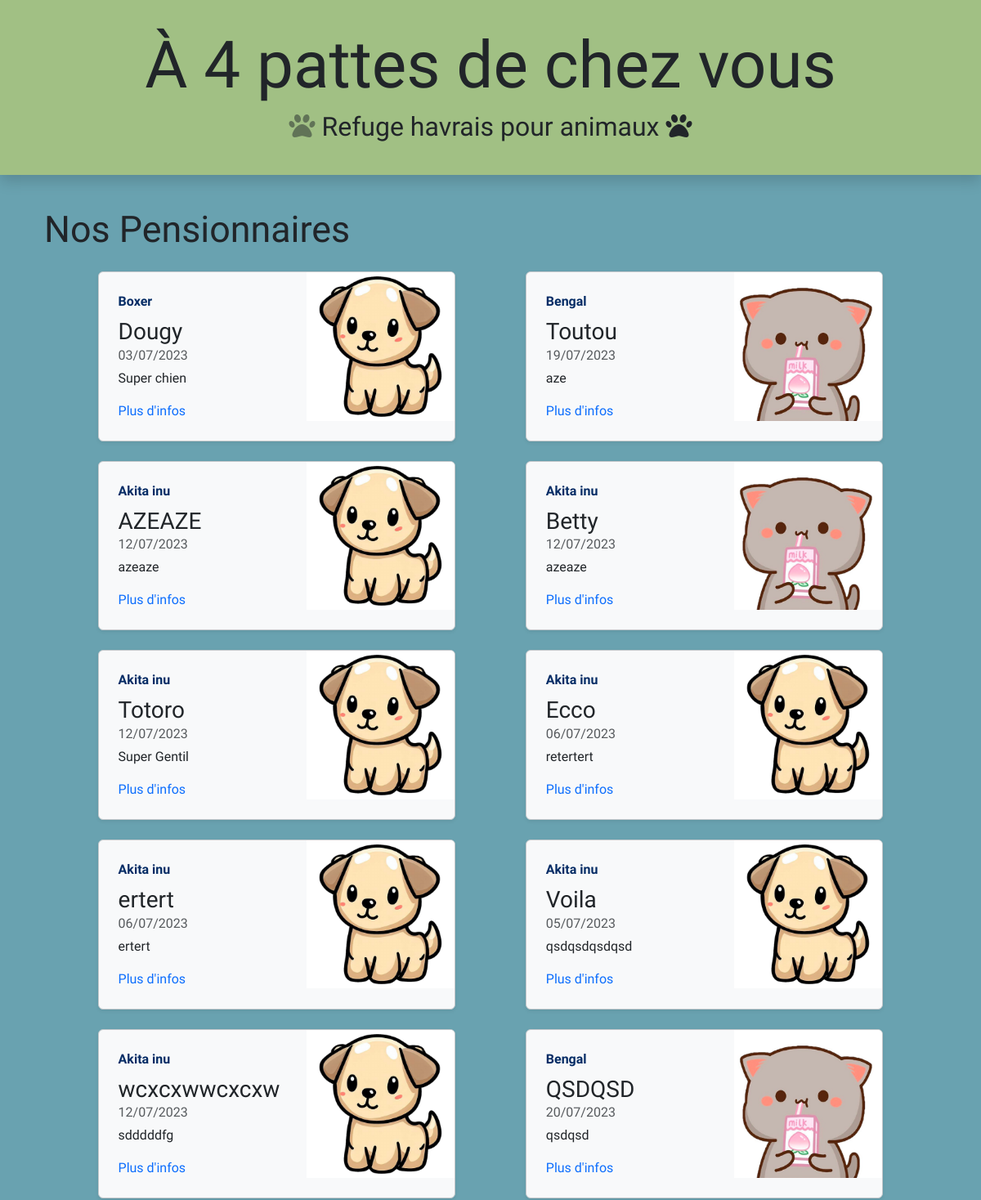
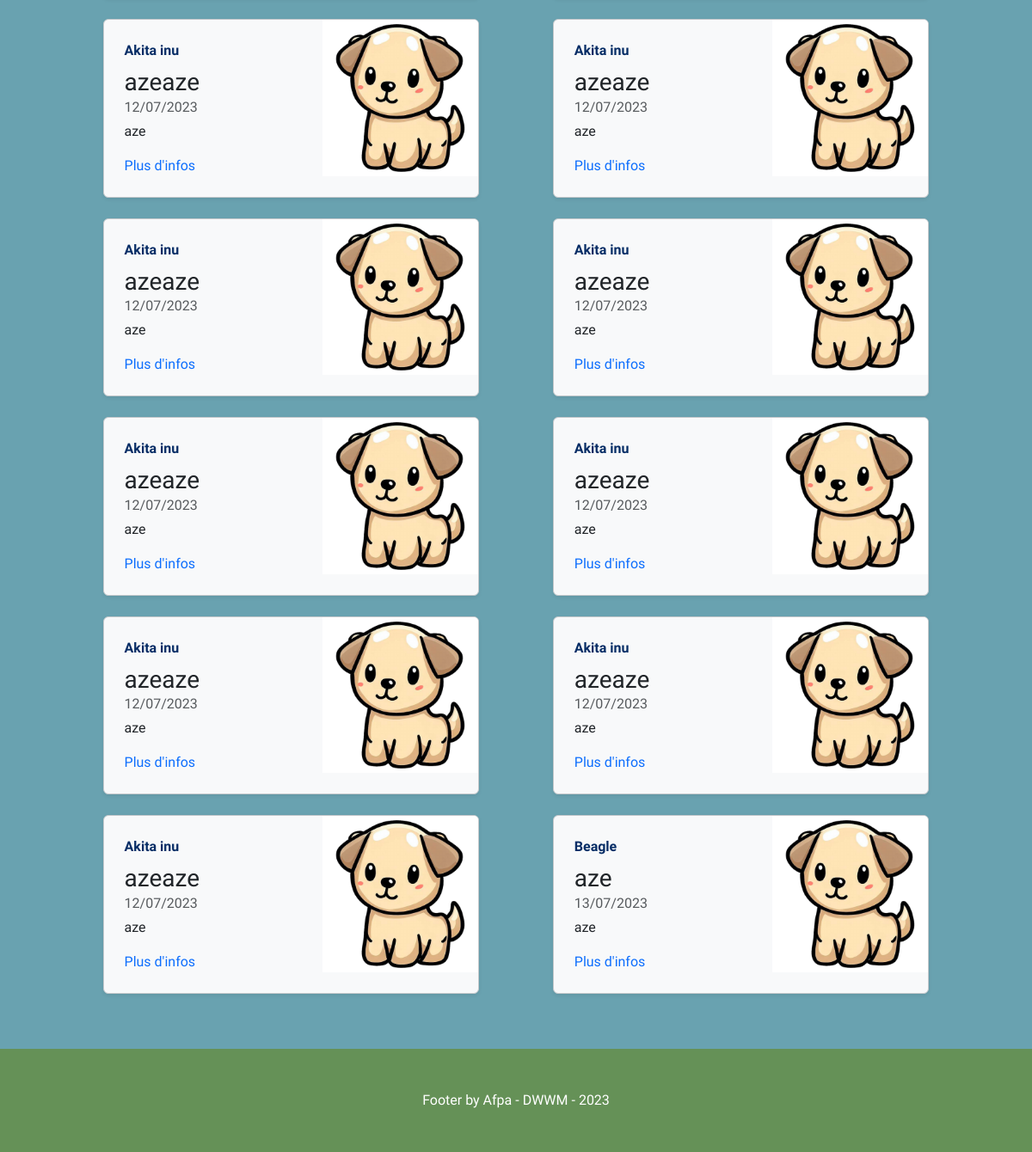
/controllers/controller-home.php, run on the app's committed database (2 pictures, top to bottom).
### tables this page shows
CREATE TABLE `animals` (
  `ani_id` int(11) NOT NULL,
  `ani_name` varchar(50) NOT NULL,
  `ani_sex` varchar(1) NOT NULL,
  `ani_reserved` tinyint(1) NOT NULL DEFAULT '0',
  `ani_birthdate` date DEFAULT NULL,
  `ani_adoptiondate` date DEFAULT NULL,
  `ani_arrivaldate` date NOT NULL,
  `ani_microchipped` tinyint(1) NOT NULL,
  `ani_tattooed` tinyint(1) NOT NULL,
  `ani_vaccinated` tinyint(1) NOT NULL,
  `ani_description` text NOT NULL,
  `ani_picture` text NOT NULL,
  `col_id` int(11) NOT NULL,
  `spe_id` int(11) NOT NULL,
  `bre_id` int(11) NOT NULL,
  `ani_weight` int(5) NOT NULL
);

CREATE TABLE `breeds` (
  `bre_id` int(11) NOT NULL,
  `bre_name` varchar(30) NOT NULL,
  `spe_id` int(11) NOT NULL
);

### controllers/controller-home.php (called while the page is built, shortened)
<?php
require_once '../models/Animals.php';
require_once '../views/view-home.php';

### models/Animals.php (called while the page is built, shortened)
<?php
class Animals
{
    public static function getAllAnimals(): array
    {
        try {
            $pdo = Database::createInstancePDO();
            $sql = 'SELECT `ani_id`, `ani_sex`, `ani_reserved`, `ani_name`, DATE_FORMAT(`ani_birthdate`, "%d/%m/%Y") AS "birthdate", DATE_FORMAT(`ani_arrivaldate`, "%d/%m/%Y") AS `arrivaldate`, `ani_description`, `ani_picture`, `ani_weight`, `col_name`, `bre_name`, `spe_name` FROM `animals`
            NATURAL JOIN `colors`
            NATURAL JOIN `breeds`
            NATURAL JOIN `species`
            ORDER BY arrivaldate DESC';
            $stmt = $pdo->query($sql);
            $result = $stmt->fetchAll(PDO::FETCH_ASSOC);
            return $result;
        } catch (PDOException $e) {
            return false;
        }
    }
}

### views/view-home.php (the view)
<?php include_once 'template/head.php'; ?>
<div id="pensionnaires" class="container my-4 p-3 font-pangolin">
    <h2 class="ms-2 mb-4 big-h2">Nos Pensionnaires</h2>
    <div class="row mx-0 justify-content-evenly">
        <?php foreach (Animals::getAllAnimals() as $animal) { ?>
            <div class="col-md-5 col-lg-5">
                <div class="row bg-light g-0 border border-secondary-subtle rounded overflow-hidden flex-md-row mb-4 shadow-sm h-md-250 position-relative">
                    <div class="col-7 p-4 d-flex flex-column position-static">
                        <strong class="d-inline-block mb-2 text-primary-emphasis"><?= ucfirst($animal['bre_name']) ?></strong>
                        <P class="h3 mb-0"><?= $animal['ani_name'] ?></P>
                        <div class="mb-1 text-body-secondary"><?= $animal['birthdate'] ?></div>
                        <p class=" text-truncate"><?= $animal['ani_description'] ?></p>
                        <a href="../controllers/controller-details.php?id=<?= $animal['ani_id'] ?>" class="icon-link gap-1 icon-link-hover stretched-link text-decoration-none">
                            Plus d'infos
                        </a>
                    </div>
                    <div class="col-5 text-center">
                        <img src="../assets/img/<?= $animal['ani_picture'] ?>" alt="Image d'un <?= $animal['spe_name'] ?>" class="img-fluid" />
                    </div>
                </div>
            </div>
        <?php } ?>
    </div>
</div>
<?php include_once 'template/footer.php'; ?>

### views/template/head.php (shortened to what this page needs)
<!DOCTYPE html>
<html lang="fr">
<head>
    <link rel="stylesheet" href="../node_modules/bootstrap/dist/css/bootstrap.css">
    <link rel="stylesheet" href="../assets/style/style.css">
</head>
<body class="body d-flex flex-column vh-100">
    <header class="header d-flex flex-column justify-content-center text-center shadow">
        <a href="../index.php" class="text-decoration-none text-dark"><h1>À 4 pattes de chez vous</h1></a>
        <p class="h2"><i class="fa-solid fa-paw text-dark text-opacity-50"></i> Refuge havrais pour animaux <i class="fa-solid fa-paw"></i></p>
    </header>

### views/template/footer.php (shortened to what this page needs)
<footer class="footer mt-auto py-5 text-center font-pangolin">
    <a class="text-decoration-none text-white" href="../controllers/controller-connection.php">Footer by Afpa - DWWM - 2023</a>
</footer>
</body>
</html>

### assets/style/style.css (style rules this page uses)
body { background-color: #69A2B0; }
h2.big-h2 { font-size: 2.8rem; }
.header { padding: 2em 0; font-family: 'Fredericka the Great', cursive; background-color: #A1C084; }
.header h1 { font-size: 5em; }
.footer { background-color: #659157; }
.font-pangolin { font-family: 'Pangolin', cursive; }

### data on the page
animals: bre.bre_name "Boxer", ani_name "Dougy", birthdate "03/07/2023", ani_description "Super chien", ani_picture (picture)
animals: bre.bre_name "Bengal", ani_name "Toutou", birthdate "19/07/2023", ani_description "aze", ani_picture (picture)
animals: bre.bre_name "Akita inu", ani_name "AZEAZE", birthdate "12/07/2023", ani_description "azeaze", ani_picture (picture)
animals: bre.bre_name "Akita inu", ani_name "Betty", birthdate "12/07/2023", ani_description "azeaze", ani_picture (picture)
animals: bre.bre_name "Akita inu", ani_name "Totoro", birthdate "12/07/2023", ani_description "Super Gentil", ani_picture (picture)
animals: bre.bre_name "Akita inu", ani_name "Ecco", birthdate "06/07/2023", ani_description "retertert", ani_picture (picture)
animals: bre.bre_name "Akita inu", ani_name "ertert", birthdate "06/07/2023", ani_description "ertert", ani_picture (picture)
animals: bre.bre_name "Akita inu", ani_name "Voila", birthdate "05/07/2023", ani_description "qsdqsdqsdqsd", ani_picture (picture)
animals: bre.bre_name "Akita inu", ani_name "wcxcxwwcxcxw", birthdate "12/07/2023", ani_description "sdddddfg", ani_picture (picture)
animals: bre.bre_name "Bengal", ani_name "QSDQSD", birthdate "20/07/2023", ani_description "qsdqsd", ani_picture (picture)
animals: bre.bre_name "Akita inu", ani_name "azeaze", birthdate "12/07/2023", ani_description "aze", ani_picture (picture)
animals: bre.bre_name "Akita inu", ani_name "azeaze", birthdate "12/07/2023", ani_description "aze", ani_picture (picture)
animals: bre.bre_name "Akita inu", ani_name "azeaze", birthdate "12/07/2023", ani_description "aze", ani_picture (picture)
animals: bre.bre_name "Akita inu", ani_name "azeaze", birthdate "12/07/2023", ani_description "aze", ani_picture (picture)
animals: bre.bre_name "Akita inu", ani_name "azeaze", birthdate "12/07/2023", ani_description "aze", ani_picture (picture)
animals: bre.bre_name "Akita inu", ani_name "azeaze", birthdate "12/07/2023", ani_description "aze", ani_picture (picture)
animals: bre.bre_name "Akita inu", ani_name "azeaze", birthdate "12/07/2023", ani_description "aze", ani_picture (picture)
animals: bre.bre_name "Akita inu", ani_name "azeaze", birthdate "12/07/2023", ani_description "aze", ani_picture (picture)
animals: bre.bre_name "Akita inu", ani_name "azeaze", birthdate "12/07/2023", ani_description "aze", ani_picture (picture)
animals: bre.bre_name "Beagle", ani_name "aze", birthdate "13/07/2023", ani_description "aze", ani_picture (picture)
